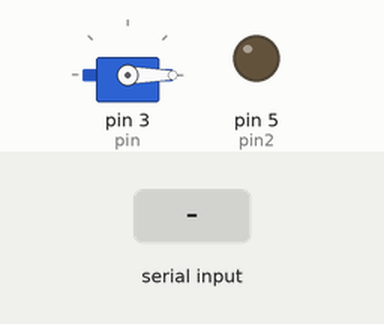
This sketch was run on a simulated Arduino Uno, built with avr-gcc and run on an emulated ATmega328P. Parts: servo, output pins drawn as LEDs (lit = HIGH). The inputs (shaded band) are chosen by the test bench.

Above: at 1.2 s.
1.3 s: "90,45\n" received over Serial
At 3.2 s:
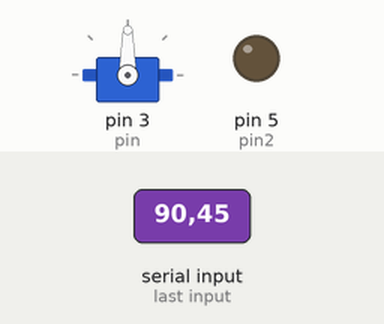
3.8 s: "30,150\n" received over Serial
At 5.1 s:
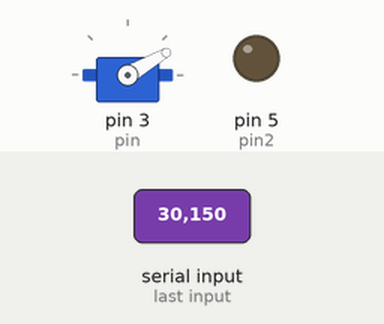
6.3 s: "200\n" received over Serial
At 8.1 s:
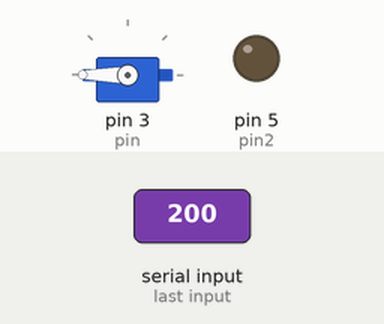
8.7 s: "90\n" received over Serial
At 9.2 s:
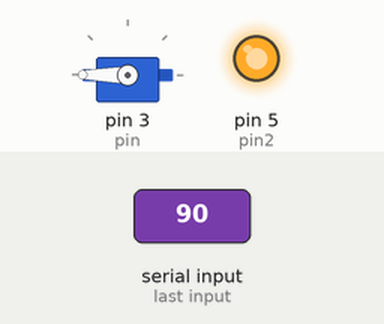
Timing chart, 0 to 11.7 s (numbered marks = the images above; inputs shaded):
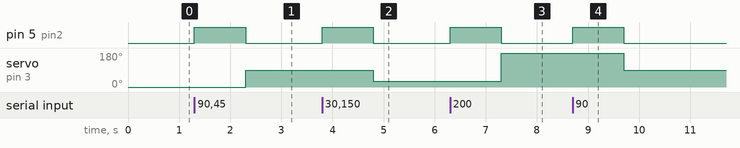

Measured:
- after the input at 1.3 s, pin 5 (pin2): LOW → HIGH at once, → LOW 1.0 s later; servo on pin 3 (pin): 0° → 90° after 1.0 s
- after the input at 3.8 s, pin 5 (pin2): LOW → HIGH at once, → LOW 1.0 s later; servo on pin 3 (pin): 90° → 30° after 1.0 s
- after the input at 6.3 s, pin 5 (pin2): LOW → HIGH at once, → LOW 1.0 s later; servo on pin 3 (pin): 30° → 180° after 1.0 s
- after the input at 8.7 s, pin 5 (pin2): LOW → HIGH at once, → LOW 1.0 s later; servo on pin 3 (pin): 180° → 90° after 1.0 s

The sketch:

ArduinoServoControl.ino
```cpp
#include <Servo.h>
int pin=3;
int pin2=5;
Servo Servo1;
int x=0;
String str;
void setup() {
  pinMode(pin2, OUTPUT);
  Serial.begin(2000000);
  Servo1.attach(pin);
}

void loop() {

  digitalWrite(pin2,HIGH);
  while(!Serial.available()){
    digitalWrite(pin2,LOW);
    Servo1.write(x);

  }
  digitalWrite(pin2,HIGH);
  Servo1.write(x);
  str=Serial.readString();
  Servo1.write(x);
  x=str.toInt();
  Servo1.write(x);


}
```
